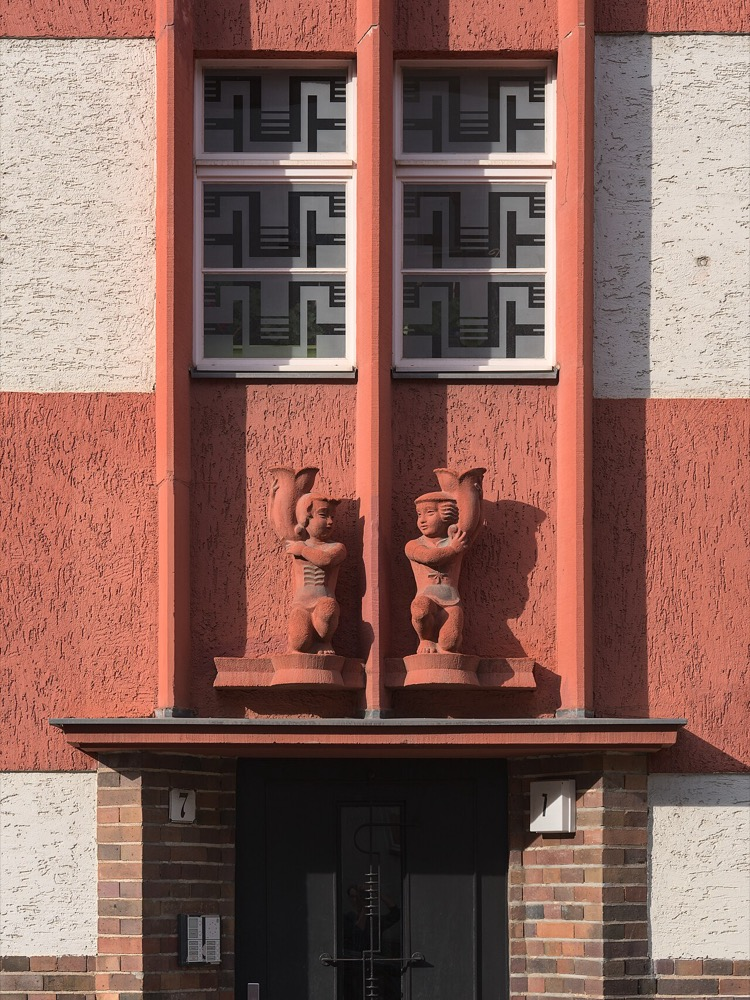
#> input picture presentation/images/multifamily-house-saxony.jpg, 750 x 1000 px
$ python -i splits.py   (imports and definitions only)
#> lines starting #> are read from the running program, lines starting #| are printed output that depends on the picture
"""Frozen evaluation splits, SHA-256 manifests, leak checks (``docs/EVAL_PROTOCOL.md`` §2, §6).

Manifests live in git (``eval/manifests/<split>.json``); data live outside git, by default in
``~/kelpod-data/eval/<split>/`` (``KELPOD_EVAL_DATA`` overrides the root). See ``eval/README.md``
for the manifest format and the status of every split.
"""

from __future__ import annotations

import csv
import hashlib
import json
import os
import zlib
from collections.abc import Iterable
from concurrent.futures import ProcessPoolExecutor
from datetime import UTC, datetime
from pathlib import Path

import numpy as np

MANIFEST_VERSION = 1
FRESH_SEED_BASE = 1 << 40
"""Fresh-split seeds are ``FRESH_SEED_BASE + k``; seeds >= 2**40 are reserved for fresh splits."""
DEGRADE_RANGE = (0.0, 1.2)

# Synthetic splits: seed ranges chosen apart from training (>= 1,000,000), the finetune agent's
# own synthetic test seeds (100000-100049) and the dev benchmark seeds (0-9999).
SYNTH_SPLITS: dict[str, dict] = {
    "val-synth": {"first_seed": 200_000, "n": 200, "style": "train", "family": "val"},
    "test-synth": {"first_seed": 300_000, "n": 300, "style": "heldout", "family": "test-synth"},
}
FRESH = {"n": 200, "style": "heldout", "family": "fresh"}
# Splits that need data or renderers that are not frozen yet (see eval/README.md).
PENDING_SPLITS: dict[str, dict] = {
    "real-dev": {"family": "val", "kind": "proxy"},
    "test-real": {"family": "test-real", "kind": "sealed"},
}
# Dataset splits (frozen by ``build_dataset_split``): sizes follow from the runtime budget
# (docs/EVAL_PROTOCOL.md; ~25 s per plan and run, 8 workers, 4 runs per plan).
DATASET_SPLITS: dict[str, dict] = {
    "val-swiss": {"family": "val", "dataset": "swiss", "n": 100, "ids": "val"},
    "val-resplan": {"family": "val", "dataset": "resplan", "n": 100, "ids": "val"},
    "val-cubicasa": {"family": "val", "dataset": "cubicasa", "n": 100, "ids": "val"},
    "test-ood-swiss": {"family": "test-ood", "dataset": "swiss", "n": 150, "ids": "test"},
    "test-ood-resplan": {"family": "test-ood", "dataset": "resplan", "n": 150, "ids": "test"},
    "test-ood-cubicasa": {"family": "test-ood", "dataset": "cubicasa", "n": 200, "ids": "test"},
}
LOCKED_FAMILIES = ("test-synth", "test-ood", "test-real", "fresh")
"""Families whose items are aggregates-only (every run is logged)."""


def repo_root() -> Path:
    return Path(__file__).resolve().parents[3]


def manifest_dir(root: Path | None = None) -> Path:
    return (root or repo_root()) / "eval" / "manifests"


def data_root() -> Path:
    return Path(os.environ.get("KELPOD_EVAL_DATA", Path.home() / "kelpod-data" / "eval"))


# [6 lines left out: function sha256_file, not called in this run]


# --------------------------------------------------------------------------------------------
# Perceptual hash (near-duplicate check, §2 leak hygiene)
# --------------------------------------------------------------------------------------------


def phash(image: np.ndarray | str | Path, size: int = 32, keep: int = 8) -> str:
    """64-bit DCT perceptual hash (pHash) of a grayscale image or image file, as 16 hex chars.

    Invariant to scale, mild blur, noise and JPEG; two renderings of the same plan land within a
    few bits, different plans ~32 bits apart.
    """
#> called with size = 32, keep = 8
    import cv2

    if not isinstance(image, np.ndarray):
        from PIL import Image

        image = np.asarray(Image.open(image).convert("L"))
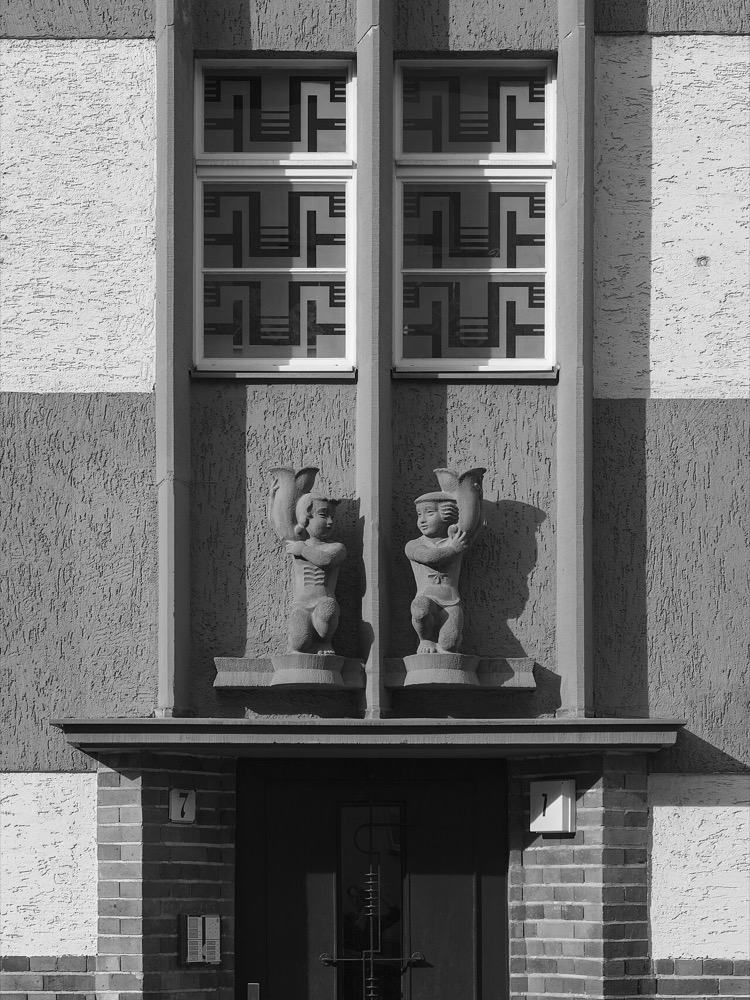
#> image: shape (1000, 750); min 2, max 252, mean 110.4
    img = image if image.ndim == 2 else cv2.cvtColor(image, cv2.COLOR_BGR2GRAY)
    small = cv2.resize(img.astype(np.float32), (size, size), interpolation=cv2.INTER_AREA)
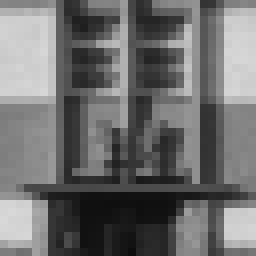
#> small: shape (32, 32) float32 (shown 8 times larger); min 13.14, max 216.6, mean 110.4
    d = cv2.dct(small)[:keep, :keep].flatten()
#> d = 64 values, max 3534 at index 0, min -550.9 at index 7, mean 73.52
    bits = d[1:] > np.median(d[1:])
    bits = np.concatenate([[d[0] > 0], bits])
    return f"{int(''.join('1' if b else '0' for b in bits), 2):016x}"


def hamming(a: str, b: str) -> int:
    return (int(a, 16) ^ int(b, 16)).bit_count()


# [37 lines left out: functions near_duplicates, split_degrades, fresh_params, not called in this run]


def _item_files(d: Path) -> dict[str, str]:
    return {p.name: sha256_file(p) for p in sorted(d.iterdir()) if p.is_file()}


# [335 lines left out: functions _make_synth_item, generate_synth, git_commit, git_dirty, build_synth_split, swiss_split_of and 10 more, not called in this run]


ID_KEYS = {
    "swiss_site_id": ("swiss_site_id", "site_id"),
    "swiss_building_id": ("swiss_building_id", "building_id"),
    "cubicasa_id": ("cubicasa_id", "cubicasa_folder"),
    "resplan_id": ("resplan_id",),
}


# [36 lines left out: function check_training_overlap, not called in this run]


# --------------------------------------------------------------------------------------------
# CLI
# --------------------------------------------------------------------------------------------

DATA = Path.home() / "kelpod-data"


# [114 lines left out: functions _pending_all, main, not called in this run]


# [2 lines not run here, left out]

>>> result = phash('../../../presentation/images/multifamily-house-saxony.jpg')
#> result = 'fcc83d43027f01fc'

$ run again, on presentation/images/this-is-fine-revoy-cc-by.jpg
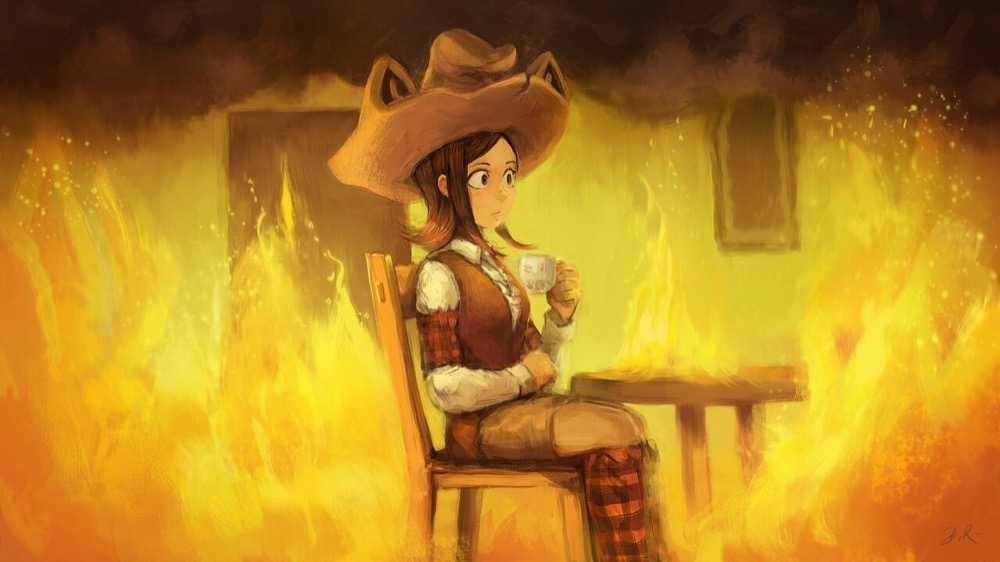
#> input picture presentation/images/this-is-fine-revoy-cc-by.jpg, 1000 x 562 px
#> in phash, `image = np.asarray(Image.open(image).convert("L"))`:
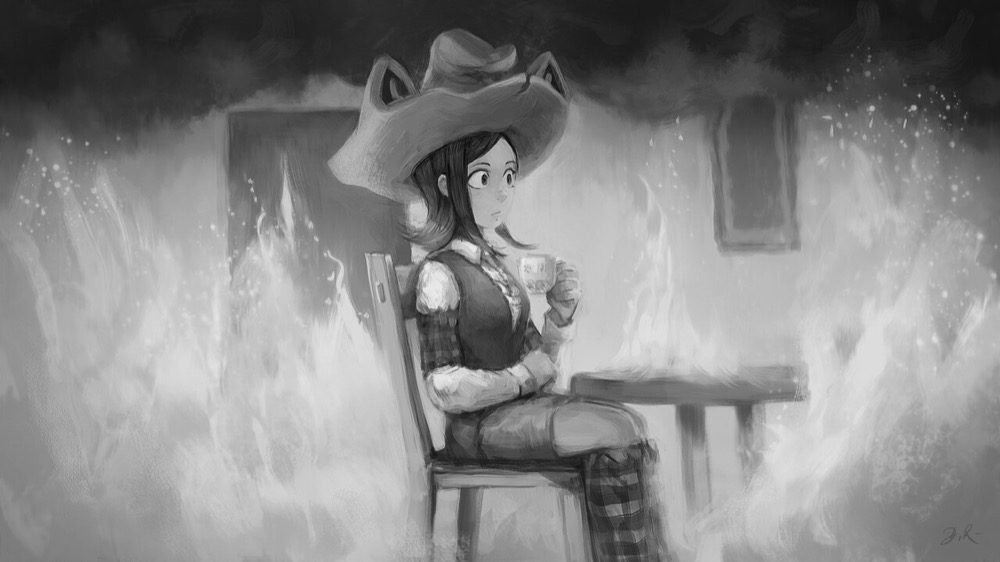
#> image: shape (562, 1000); min 9, max 238, mean 135
#> in phash, `small = cv2.resize(img.astype(np.float32), (size, size), interpolation..`:
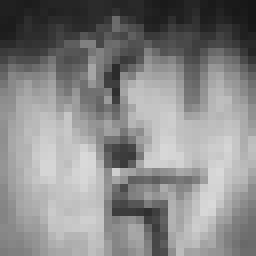
#> small: shape (32, 32) float32 (shown 8 times larger); min 22.04, max 218.2, mean 135
#> d = 64 values, max 4320 at index 0, min -1128 at index 8, mean 29.75
#> result = 'a1194c661879f9b7'
